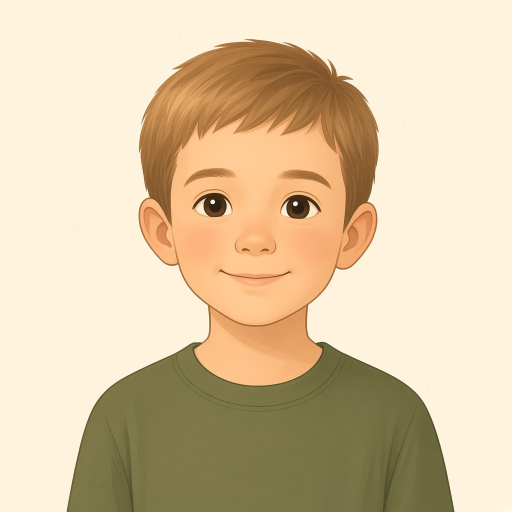
#> input picture design-studio/sid-listen.jpg, 1024 x 1024 px (shown at 1/2 size)
$ python cutout.py ../design-studio/sid-listen.jpg ../design-studio/sid-talk.jpg 5 5
#> lines starting #> are read from the running program, lines starting #| are printed output that depends on the picture
#!/usr/bin/env python3
"""Cut a painted sprite off its cream backdrop and save a trimmed transparent PNG.

usage: cutout.py SRC.jpg DEST.png [max_px] [tolerance]

The backdrop is found by flooding in from the image edges, so cream inside the sprite
(a white scoop, a glass dish) stays put.
"""
import sys
from collections import deque
from PIL import Image, ImageFilter

src, dest = sys.argv[1], sys.argv[2]
max_px = int(sys.argv[3]) if len(sys.argv) > 3 else 512
tol = int(sys.argv[4]) if len(sys.argv) > 4 else 22

img = Image.open(src).convert("RGB")
#> img is the input picture: PIL image 1024x1024 RGB; mean R, G, B 219.2, 198.5, 164.5
w, h = img.size
#> w = 1024; h = 1024
px = img.load()

corners = [px[2, 2], px[w - 3, 2], px[2, h - 3], px[w - 3, h - 3]]
#> corners = [(255, 243, 221), (255, 243, 221), (255, 243, 221), (255, 249, 225)]
bg = tuple(sorted(c[i] for c in corners)[1] for i in range(3))
#> bg = (255, 243, 221)


def near(c):
    return max(abs(c[0] - bg[0]), abs(c[1] - bg[1]), abs(c[2] - bg[2])) <= tol


seen = bytearray(w * h)
queue = deque()
for x in range(w):
    for y in (0, h - 1):
        queue.append((x, y))
for y in range(h):
    for x in (0, w - 1):
        queue.append((x, y))
while queue:
    x, y = queue.popleft()
    if x < 0 or y < 0 or x >= w or y >= h:
        continue
    i = y * w + x
    if seen[i] or not near(px[x, y]):
        continue
    seen[i] = 1
    queue.extend(((x + 1, y), (x - 1, y), (x, y + 1), (x, y - 1)))

alpha = Image.new("L", (w, h), 255)
#> alpha: PIL image 1024x1024 L; every value is 255
ap = alpha.load()
for y in range(h):
    row = y * w
    for x in range(w):
        if seen[row + x]:
            ap[x, y] = 0

# pull the edge in a hair so no cream halo survives, then soften it
alpha = alpha.filter(ImageFilter.MinFilter(3)).filter(ImageFilter.GaussianBlur(1.2))
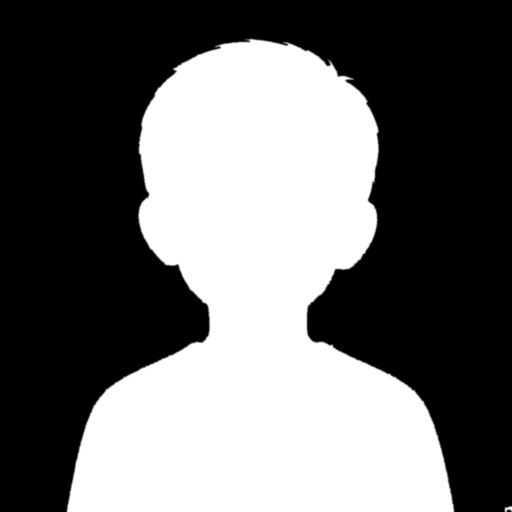
#> alpha: PIL image 1024x1024 L (shown at 1/2 size); min 0, max 255, mean 107.3
out = img.convert("RGBA")
out.putalpha(alpha)
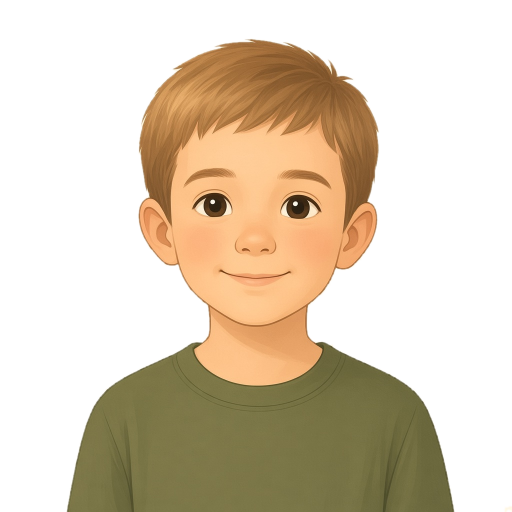
#> out: PIL image 1024x1024 RGBA (shown at 1/2 size); mean R, G, B, A 219.2, 198.5, 164.5, 107.3; transparent parts drawn white
box = alpha.point(lambda v: 255 if v > 40 else 0).getbbox()
#> box = (133, 77, 1024, 1024)
if box:
    out = out.crop(box)
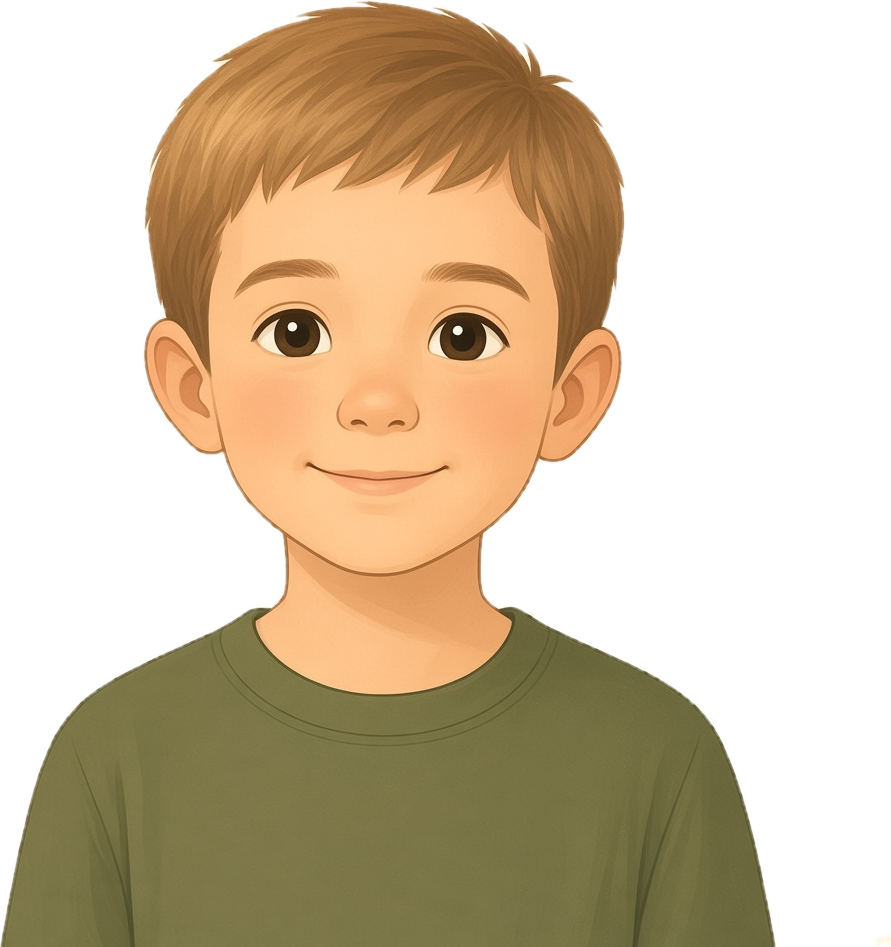
#> out: PIL image 891x947 RGBA; mean R, G, B, A 210.6, 187.6, 150.8, 133.4; transparent parts drawn white
scale = max_px / max(out.size)
#> scale = 0.00528
if scale < 1:
    out = out.resize((round(out.width * scale), round(out.height * scale)), Image.LANCZOS)
out.save(dest, optimize=True)
print(dest, out.size)
#| ../design-studio/sid-talk.jpg (5, 5)
